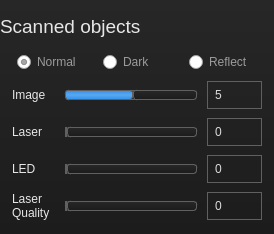
<?xml version="1.0" encoding="UTF-8"?>
<ui version="4.0">
 <class>menuAction</class>
 <widget class="QWidget" name="menuAction">
  <property name="geometry">
   <rect>
    <x>0</x>
    <y>0</y>
    <width>274</width>
    <height>234</height>
   </rect>
  </property>
  <property name="minimumSize">
   <size>
    <width>274</width>
    <height>234</height>
   </size>
  </property>
  <property name="maximumSize">
   <size>
    <width>274</width>
    <height>234</height>
   </size>
  </property>
  <property name="windowTitle">
   <string>menuAction</string>
  </property>
  <property name="styleSheet">
   <string notr="true">QRadioButton {    
	color: #9b9b9b;	
}

QRadioButton::indicator:unchecked {
    
	color: #ffffff;
	border-image: url(:/images/ridio_norml.png);
}
QRadioButton::indicator:checked {
   color: #ffffff;
	border-image: url(:/images/rido_checked.png);
}

QSlider::groove:horizontal 

{       
      border: 1px solid #606060;  
      height: 8px;                        
      border-radius: 4px;
	  margin: 0px 0; 
      left: 4px; right: 4px;
 }                                                          

QSlider::handle:horizontal 
{                       

	
	
	border-image: url(:/images/slider_handle.png);

     width: 22px;                                           

     margin: -7px -4px -7px -4px;                           

 }                                                          

                                                            

QSlider::sub-page:horizontal

{                               

                    
	 border: 1px solid #606060;  
      height: 6px;                        
      border-radius: 3px;

	
		background-color: qlineargradient(spread:pad, x1:0, y1:0, x2:0, y2:1, stop:0 #2E91ED,  stop:0.5 #5BA8EF, stop:1 #2E91ED);

}                                                           

QSlider::add-page:horizontal

{                            

	 border: 1px solid #606060;  
      height: 6px;                        
      border-radius: 3px;

     
	background-color: qlineargradient(spread:pad, x1:0, y1:0, x2:0, y2:1, stop:0 #272727, stop:1 #1C1C1C);
		

}

QSpinBox{
	
	background-color: #00606060;
border: 1px solid #606060;
   
	color: #DBDBDB;
    padding-left:5px
   
}

QSpinBox::up-button
{
   padding:1px;
	
	background-image: url(:/images/up_normal.png);
    height: 10px;
    width:12px;
}

QSpinBox::up-button:pressed
{
   padding:1px;
	background-image: url(:/images/up_active.png);
    height: 10px;
    width:12px;
}
QSpinBox::down-button{
    
	
	background-image: url(:/images/down_normal.png);
   height: 10px;
    width:12px;
  
   padding:1px;
}
QSpinBox::down-button:pressed{
    
	background-image: url(:/images/down_active.png);
   height: 10px;
    width:12px;
  
   padding:1px;
}</string>
  </property>
  <layout class="QHBoxLayout" name="horizontalLayout_7">
   <property name="spacing">
    <number>0</number>
   </property>
   <property name="leftMargin">
    <number>0</number>
   </property>
   <property name="topMargin">
    <number>0</number>
   </property>
   <property name="rightMargin">
    <number>0</number>
   </property>
   <property name="bottomMargin">
    <number>0</number>
   </property>
   <item>
    <widget class="QWidget" name="widget_back" native="true">
     <property name="styleSheet">
      <string notr="true">#widget_back{
   boader-width: 1px;
   boader-color:#FF3E3E3E3E;
	
	background-color: qlineargradient(spread:pad, x1:0, y1:0, x2:0, y2:1, stop:0 #FF272727, stop:1 #FF1C1C1C);
}</string>
     </property>
     <layout class="QVBoxLayout" name="verticalLayout">
      <property name="spacing">
       <number>0</number>
      </property>
      <property name="leftMargin">
       <number>0</number>
      </property>
      <property name="topMargin">
       <number>0</number>
      </property>
      <property name="rightMargin">
       <number>0</number>
      </property>
      <property name="bottomMargin">
       <number>0</number>
      </property>
      <item>
       <layout class="QHBoxLayout" name="horizontalLayout_5">
        <property name="spacing">
         <number>0</number>
        </property>
        <item>
         <widget class="QLabel" name="label">
          <property name="minimumSize">
           <size>
            <width>0</width>
            <height>34</height>
           </size>
          </property>
          <property name="maximumSize">
           <size>
            <width>16777215</width>
            <height>34</height>
           </size>
          </property>
          <property name="font">
           <font>
            <pointsize>14</pointsize>
           </font>
          </property>
          <property name="styleSheet">
           <string notr="true">color: #FFE7E7E7;</string>
          </property>
          <property name="text">
           <string>Scanned objects</string>
          </property>
         </widget>
        </item>
        <item>
         <spacer name="horizontalSpacer">
          <property name="orientation">
           <enum>Qt::Horizontal</enum>
          </property>
          <property name="sizeHint" stdset="0">
           <size>
            <width>40</width>
            <height>20</height>
           </size>
          </property>
         </spacer>
        </item>
       </layout>
      </item>
      <item>
       <layout class="QHBoxLayout" name="horizontalLayout_6">
        <property name="leftMargin">
         <number>12</number>
        </property>
        <property name="topMargin">
         <number>0</number>
        </property>
        <property name="rightMargin">
         <number>0</number>
        </property>
        <property name="bottomMargin">
         <number>0</number>
        </property>
        <item>
         <spacer name="horizontalSpacer_2">
          <property name="orientation">
           <enum>Qt::Horizontal</enum>
          </property>
          <property name="sizeType">
           <enum>QSizePolicy::Fixed</enum>
          </property>
          <property name="sizeHint" stdset="0">
           <size>
            <width>5</width>
            <height>20</height>
           </size>
          </property>
         </spacer>
        </item>
        <item>
         <widget class="QRadioButton" name="rb_normal">
          <property name="styleSheet">
           <string notr="true"/>
          </property>
          <property name="text">
           <string>Normal</string>
          </property>
          <property name="iconSize">
           <size>
            <width>18</width>
            <height>18</height>
           </size>
          </property>
          <property name="checked">
           <bool>true</bool>
          </property>
         </widget>
        </item>
        <item>
         <widget class="QRadioButton" name="rb_dark">
          <property name="styleSheet">
           <string notr="true"/>
          </property>
          <property name="text">
           <string>Dark</string>
          </property>
          <property name="iconSize">
           <size>
            <width>18</width>
            <height>18</height>
           </size>
          </property>
         </widget>
        </item>
        <item>
         <widget class="QRadioButton" name="rb_ref">
          <property name="text">
           <string>Reflect</string>
          </property>
          <property name="iconSize">
           <size>
            <width>18</width>
            <height>18</height>
           </size>
          </property>
         </widget>
        </item>
        <item>
         <spacer name="horizontalSpacer_3">
          <property name="orientation">
           <enum>Qt::Horizontal</enum>
          </property>
          <property name="sizeType">
           <enum>QSizePolicy::Fixed</enum>
          </property>
          <property name="sizeHint" stdset="0">
           <size>
            <width>5</width>
            <height>20</height>
           </size>
          </property>
         </spacer>
        </item>
       </layout>
      </item>
      <item>
       <layout class="QHBoxLayout" name="horizontalLayout">
        <property name="leftMargin">
         <number>12</number>
        </property>
        <property name="rightMargin">
         <number>12</number>
        </property>
        <item>
         <widget class="QLabel" name="label_2">
          <property name="styleSheet">
           <string notr="true">color: #e7e7e7;</string>
          </property>
          <property name="text">
           <string>Image</string>
          </property>
         </widget>
        </item>
        <item>
         <widget class="QSlider" name="slider_Image">
          <property name="minimumSize">
           <size>
            <width>140</width>
            <height>18</height>
           </size>
          </property>
          <property name="maximumSize">
           <size>
            <width>140</width>
            <height>18</height>
           </size>
          </property>
          <property name="styleSheet">
           <string notr="true">QSlider::groove:horizontal 

{       
      border: 1px solid #606060;  
      height: 8px;                        
      border-radius: 4px;
	  margin: 0px 0; 
      left: 4px; right: 4px;
 }                                                          

QSlider::handle:horizontal 
{                       

	
	
	border-image: url(:/images/slider_handle.png);

     width: 22px;                                           

     margin: -7px -4px -7px -4px;                           

 }                                                          

                                                            

QSlider::sub-page:horizontal

{                               

                    
	 border: 1px solid #606060;  
      height: 6px;                        
      border-radius: 3px;

	
		background-color: qlineargradient(spread:pad, x1:0, y1:0, x2:0, y2:1, stop:0 #2E91ED,  stop:0.5 #5BA8EF, stop:1 #2E91ED);

}                                                           

QSlider::add-page:horizontal

{                            

	 border: 1px solid #606060;  
      height: 6px;                        
      border-radius: 3px;

     
	background-color: qlineargradient(spread:pad, x1:0, y1:0, x2:0, y2:1, stop:0 #272727, stop:1 #1C1C1C);
		

}</string>
          </property>
          <property name="maximum">
           <number>10</number>
          </property>
          <property name="value">
           <number>5</number>
          </property>
          <property name="sliderPosition">
           <number>5</number>
          </property>
          <property name="orientation">
           <enum>Qt::Horizontal</enum>
          </property>
         </widget>
        </item>
        <item>
         <widget class="QSpinBox" name="spin_Image">
          <property name="minimumSize">
           <size>
            <width>55</width>
            <height>28</height>
           </size>
          </property>
          <property name="maximumSize">
           <size>
            <width>55</width>
            <height>28</height>
           </size>
          </property>
          <property name="styleSheet">
           <string notr="true">QSpinBox{
	
	background-color: #00606060;
border: 1px solid #606060;
   
	color: #DBDBDB;
    padding-left:5px
   
}

QSpinBox::up-button
{
   padding:1px;
	
	background-image: url(:/images/up_normal.png);
    height: 10px;
    width:12px;
}

QSpinBox::up-button:pressed
{
   padding:1px;
	background-image: url(:/images/up_active.png);
    height: 10px;
    width:12px;
}
QSpinBox::down-button{
    
	
	background-image: url(:/images/down_normal.png);
   height: 10px;
    width:12px;
  
   padding:1px;
}
QSpinBox::down-button:pressed{
    
	background-image: url(:/images/down_active.png);
   height: 10px;
    width:12px;
  
   padding:1px;
}</string>
          </property>
          <property name="value">
           <number>5</number>
          </property>
         </widget>
        </item>
       </layout>
      </item>
      <item>
       <layout class="QHBoxLayout" name="horizontalLayout_2">
        <property name="leftMargin">
         <number>12</number>
        </property>
        <property name="rightMargin">
         <number>12</number>
        </property>
        <item>
         <widget class="QLabel" name="label_3">
          <property name="styleSheet">
           <string notr="true">color: #e7e7e7;</string>
          </property>
          <property name="text">
           <string>Laser</string>
          </property>
         </widget>
        </item>
        <item>
         <widget class="QSlider" name="hs_laser">
          <property name="minimumSize">
           <size>
            <width>140</width>
            <height>18</height>
           </size>
          </property>
          <property name="maximumSize">
           <size>
            <width>140</width>
            <height>18</height>
           </size>
          </property>
          <property name="styleSheet">
           <string notr="true"/>
          </property>
          <property name="orientation">
           <enum>Qt::Horizontal</enum>
          </property>
         </widget>
        </item>
        <item>
         <widget class="QSpinBox" name="sp_laser">
          <property name="minimumSize">
           <size>
            <width>55</width>
            <height>28</height>
           </size>
          </property>
          <property name="maximumSize">
           <size>
            <width>55</width>
            <height>28</height>
           </size>
          </property>
         </widget>
        </item>
       </layout>
      </item>
      <item>
       <layout class="QHBoxLayout" name="horizontalLayout_3">
        <property name="leftMargin">
         <number>12</number>
        </property>
        <property name="rightMargin">
         <number>12</number>
        </property>
        <item>
         <widget class="QLabel" name="label_4">
          <property name="styleSheet">
           <string notr="true">color: #e7e7e7;</string>
          </property>
          <property name="text">
           <string>LED</string>
          </property>
         </widget>
        </item>
        <item>
         <widget class="QSlider" name="hs_led">
          <property name="minimumSize">
           <size>
            <width>140</width>
            <height>18</height>
           </size>
          </property>
          <property name="maximumSize">
           <size>
            <width>140</width>
            <height>18</height>
           </size>
          </property>
          <property name="orientation">
           <enum>Qt::Horizontal</enum>
          </property>
         </widget>
        </item>
        <item>
         <widget class="QSpinBox" name="sp_led">
          <property name="minimumSize">
           <size>
            <width>55</width>
            <height>28</height>
           </size>
          </property>
          <property name="maximumSize">
           <size>
            <width>55</width>
            <height>28</height>
           </size>
          </property>
         </widget>
        </item>
       </layout>
      </item>
      <item>
       <layout class="QHBoxLayout" name="horizontalLayout_4">
        <property name="leftMargin">
         <number>12</number>
        </property>
        <property name="rightMargin">
         <number>12</number>
        </property>
        <item>
         <widget class="QLabel" name="label_5">
          <property name="styleSheet">
           <string notr="true">color: #e7e7e7;</string>
          </property>
          <property name="text">
           <string>Laser
Quality</string>
          </property>
         </widget>
        </item>
        <item>
         <widget class="QSlider" name="hs_laserquality">
          <property name="minimumSize">
           <size>
            <width>140</width>
            <height>18</height>
           </size>
          </property>
          <property name="maximumSize">
           <size>
            <width>140</width>
            <height>18</height>
           </size>
          </property>
          <property name="orientation">
           <enum>Qt::Horizontal</enum>
          </property>
         </widget>
        </item>
        <item>
         <widget class="QSpinBox" name="sp_laserquality">
          <property name="minimumSize">
           <size>
            <width>55</width>
            <height>28</height>
           </size>
          </property>
          <property name="maximumSize">
           <size>
            <width>55</width>
            <height>28</height>
           </size>
          </property>
         </widget>
        </item>
       </layout>
      </item>
     </layout>
    </widget>
   </item>
  </layout>
 </widget>
 <layoutdefault spacing="6" margin="11"/>
 <resources>
  <include location="../images.qrc"/>
 </resources>
 <connections>
  <connection>
   <sender>hs_laser</sender>
   <signal>valueChanged(int)</signal>
   <receiver>sp_laser</receiver>
   <slot>setValue(int)</slot>
   <hints>
    <hint type="sourcelabel">
     <x>131</x>
     <y>136</y>
    </hint>
    <hint type="destinationlabel">
     <x>219</x>
     <y>136</y>
    </hint>
   </hints>
  </connection>
  <connection>
   <sender>sp_laser</sender>
   <signal>valueChanged(int)</signal>
   <receiver>hs_laser</receiver>
   <slot>setValue(int)</slot>
   <hints>
    <hint type="sourcelabel">
     <x>224</x>
     <y>136</y>
    </hint>
    <hint type="destinationlabel">
     <x>158</x>
     <y>138</y>
    </hint>
   </hints>
  </connection>
  <connection>
   <sender>hs_led</sender>
   <signal>valueChanged(int)</signal>
   <receiver>sp_led</receiver>
   <slot>setValue(int)</slot>
   <hints>
    <hint type="sourcelabel">
     <x>155</x>
     <y>173</y>
    </hint>
    <hint type="destinationlabel">
     <x>224</x>
     <y>176</y>
    </hint>
   </hints>
  </connection>
  <connection>
   <sender>sp_led</sender>
   <signal>valueChanged(int)</signal>
   <receiver>hs_led</receiver>
   <slot>setValue(int)</slot>
   <hints>
    <hint type="sourcelabel">
     <x>242</x>
     <y>176</y>
    </hint>
    <hint type="destinationlabel">
     <x>179</x>
     <y>176</y>
    </hint>
   </hints>
  </connection>
  <connection>
   <sender>hs_laserquality</sender>
   <signal>valueChanged(int)</signal>
   <receiver>sp_laserquality</receiver>
   <slot>setValue(int)</slot>
   <hints>
    <hint type="sourcelabel">
     <x>164</x>
     <y>217</y>
    </hint>
    <hint type="destinationlabel">
     <x>246</x>
     <y>217</y>
    </hint>
   </hints>
  </connection>
  <connection>
   <sender>sp_laserquality</sender>
   <signal>valueChanged(int)</signal>
   <receiver>hs_laserquality</receiver>
   <slot>setValue(int)</slot>
   <hints>
    <hint type="sourcelabel">
     <x>230</x>
     <y>209</y>
    </hint>
    <hint type="destinationlabel">
     <x>154</x>
     <y>217</y>
    </hint>
   </hints>
  </connection>
 </connections>
</ui>
